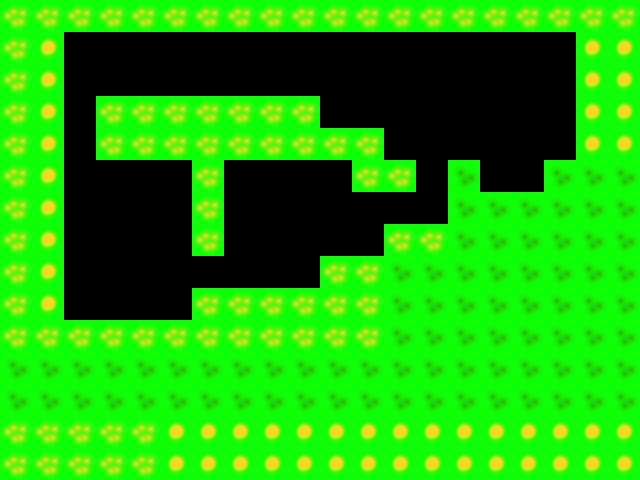

Rendered tile map (Tiled .tmx) drawn with the repository's tilesets; below, a short description and the full map source, tile grids included:
An orthogonal 20x15 tile map with 32x32 px tiles, 1 tile layer (ground).

<map version="1.0" orientation="orthogonal" width="20" height="15" tilewidth="32" tileheight="32">
 <tileset firstgid="1" name="grass" tilewidth="32" tileheight="32">
  <image source="../res/grass.png" width="64" height="64" />
  <tile id="0">
   <properties>
    <property name="solid" value="" />
   </properties>
  </tile>
  <tile id="1">
   <properties>
    <property name="solid" value="" />
   </properties>
  </tile>
  <tile id="2">
   <properties>
    <property name="solid" value="" />
   </properties>
  </tile>
 </tileset>
 <layer name="ground" width="20" height="15">
  <properties>
   <property name="" value="" />
  </properties>
  <data>
   <tile gid="1" />
   <tile gid="1" />
   <tile gid="1" />
   <tile gid="1" />
   <tile gid="1" />
   <tile gid="1" />
   <tile gid="1" />
   <tile gid="1" />
   <tile gid="1" />
   <tile gid="1" />
   <tile gid="1" />
   <tile gid="1" />
   <tile gid="1" />
   <tile gid="1" />
   <tile gid="1" />
   <tile gid="1" />
   <tile gid="1" />
   <tile gid="1" />
   <tile gid="1" />
   <tile gid="1" />
   <tile gid="1" />
   <tile gid="3" />
   <tile gid="0" />
   <tile gid="0" />
   <tile gid="0" />
   <tile gid="0" />
   <tile gid="0" />
   <tile gid="0" />
   <tile gid="0" />
   <tile gid="0" />
   <tile gid="0" />
   <tile gid="0" />
   <tile gid="0" />
   <tile gid="0" />
   <tile gid="0" />
   <tile gid="0" />
   <tile gid="0" />
   <tile gid="0" />
   <tile gid="3" />
   <tile gid="3" />
   <tile gid="1" />
   <tile gid="3" />
   <tile gid="0" />
   <tile gid="0" />
   <tile gid="0" />
   <tile gid="0" />
   <tile gid="0" />
   <tile gid="0" />
   <tile gid="0" />
   <tile gid="0" />
   <tile gid="0" />
   <tile gid="0" />
   <tile gid="0" />
   <tile gid="0" />
   <tile gid="0" />
   <tile gid="0" />
   <tile gid="0" />
   <tile gid="0" />
   <tile gid="3" />
   <tile gid="3" />
   <tile gid="1" />
   <tile gid="3" />
   <tile gid="0" />
   <tile gid="1" />
   <tile gid="1" />
   <tile gid="1" />
   <tile gid="1" />
   <tile gid="1" />
   <tile gid="1" />
   <tile gid="1" />
   <tile gid="0" />
   <tile gid="0" />
   <tile gid="0" />
   <tile gid="0" />
   <tile gid="0" />
   <tile gid="0" />
   <tile gid="0" />
   <tile gid="0" />
   <tile gid="3" />
   <tile gid="3" />
   <tile gid="1" />
   <tile gid="3" />
   <tile gid="0" />
   <tile gid="1" />
   <tile gid="1" />
   <tile gid="1" />
   <tile gid="1" />
   <tile gid="1" />
   <tile gid="1" />
   <tile gid="1" />
   <tile gid="1" />
   <tile gid="1" />
   <tile gid="0" />
   <tile gid="0" />
   <tile gid="0" />
   <tile gid="0" />
   <tile gid="0" />
   <tile gid="0" />
   <tile gid="3" />
   <tile gid="3" />
   <tile gid="1" />
   <tile gid="3" />
   <tile gid="0" />
   <tile gid="0" />
   <tile gid="0" />
   <tile gid="0" />
   <tile gid="1" />
   <tile gid="0" />
   <tile gid="0" />
   <tile gid="0" />
   <tile gid="0" />
   <tile gid="1" />
   <tile gid="1" />
   <tile gid="0" />
   <tile gid="2" />
   <tile gid="0" />
   <tile gid="0" />
   <tile gid="2" />
   <tile gid="2" />
   <tile gid="2" />
   <tile gid="1" />
   <tile gid="3" />
   <tile gid="0" />
   <tile gid="0" />
   <tile gid="0" />
   <tile gid="0" />
   <tile gid="1" />
   <tile gid="0" />
   <tile gid="0" />
   <tile gid="0" />
   <tile gid="0" />
   <tile gid="0" />
   <tile gid="0" />
   <tile gid="0" />
   <tile gid="2" />
   <tile gid="2" />
   <tile gid="2" />
   <tile gid="2" />
   <tile gid="2" />
   <tile gid="2" />
   <tile gid="1" />
   <tile gid="3" />
   <tile gid="0" />
   <tile gid="0" />
   <tile gid="0" />
   <tile gid="0" />
   <tile gid="1" />
   <tile gid="0" />
   <tile gid="0" />
   <tile gid="0" />
   <tile gid="0" />
   <tile gid="0" />
   <tile gid="1" />
   <tile gid="1" />
   <tile gid="2" />
   <tile gid="2" />
   <tile gid="2" />
   <tile gid="2" />
   <tile gid="2" />
   <tile gid="2" />
   <tile gid="1" />
   <tile gid="3" />
   <tile gid="0" />
   <tile gid="0" />
   <tile gid="0" />
   <tile gid="0" />
   <tile gid="0" />
   <tile gid="0" />
   <tile gid="0" />
   <tile gid="0" />
   <tile gid="1" />
   <tile gid="1" />
   <tile gid="2" />
   <tile gid="2" />
   <tile gid="2" />
   <tile gid="2" />
   <tile gid="2" />
   <tile gid="2" />
   <tile gid="2" />
   <tile gid="2" />
   <tile gid="1" />
   <tile gid="3" />
   <tile gid="0" />
   <tile gid="0" />
   <tile gid="0" />
   <tile gid="0" />
   <tile gid="1" />
   <tile gid="1" />
   <tile gid="1" />
   <tile gid="1" />
   <tile gid="1" />
   <tile gid="1" />
   <tile gid="2" />
   <tile gid="2" />
   <tile gid="2" />
   <tile gid="2" />
   <tile gid="2" />
   <tile gid="2" />
   <tile gid="2" />
   <tile gid="2" />
   <tile gid="1" />
   <tile gid="1" />
   <tile gid="1" />
   <tile gid="1" />
   <tile gid="1" />
   <tile gid="1" />
   <tile gid="1" />
   <tile gid="1" />
   <tile gid="1" />
   <tile gid="1" />
   <tile gid="1" />
   <tile gid="1" />
   <tile gid="2" />
   <tile gid="2" />
   <tile gid="2" />
   <tile gid="2" />
   <tile gid="2" />
   <tile gid="2" />
   <tile gid="2" />
   <tile gid="2" />
   <tile gid="2" />
   <tile gid="2" />
   <tile gid="2" />
   <tile gid="2" />
   <tile gid="2" />
   <tile gid="2" />
   <tile gid="2" />
   <tile gid="2" />
   <tile gid="2" />
   <tile gid="2" />
   <tile gid="2" />
   <tile gid="2" />
   <tile gid="2" />
   <tile gid="2" />
   <tile gid="2" />
   <tile gid="2" />
   <tile gid="2" />
   <tile gid="2" />
   <tile gid="2" />
   <tile gid="2" />
   <tile gid="2" />
   <tile gid="2" />
   <tile gid="2" />
   <tile gid="2" />
   <tile gid="2" />
   <tile gid="2" />
   <tile gid="2" />
   <tile gid="2" />
   <tile gid="2" />
   <tile gid="2" />
   <tile gid="2" />
   <tile gid="2" />
   <tile gid="2" />
   <tile gid="2" />
   <tile gid="2" />
   <tile gid="2" />
   <tile gid="2" />
   <tile gid="2" />
   <tile gid="2" />
   <tile gid="2" />
   <tile gid="1" />
   <tile gid="1" />
   <tile gid="1" />
   <tile gid="1" />
   <tile gid="1" />
   <tile gid="3" />
   <tile gid="3" />
   <tile gid="3" />
   <tile gid="3" />
   <tile gid="3" />
   <tile gid="3" />
   <tile gid="3" />
   <tile gid="3" />
   <tile gid="3" />
   <tile gid="3" />
   <tile gid="3" />
   <tile gid="3" />
   <tile gid="3" />
   <tile gid="3" />
   <tile gid="3" />
   <tile gid="1" />
   <tile gid="1" />
   <tile gid="1" />
   <tile gid="1" />
   <tile gid="1" />
   <tile gid="3" />
   <tile gid="3" />
   <tile gid="3" />
   <tile gid="3" />
   <tile gid="3" />
   <tile gid="3" />
   <tile gid="3" />
   <tile gid="3" />
   <tile gid="3" />
   <tile gid="3" />
   <tile gid="3" />
   <tile gid="3" />
   <tile gid="3" />
   <tile gid="3" />
   <tile gid="3" />
  </data>
 </layer>
</map>
